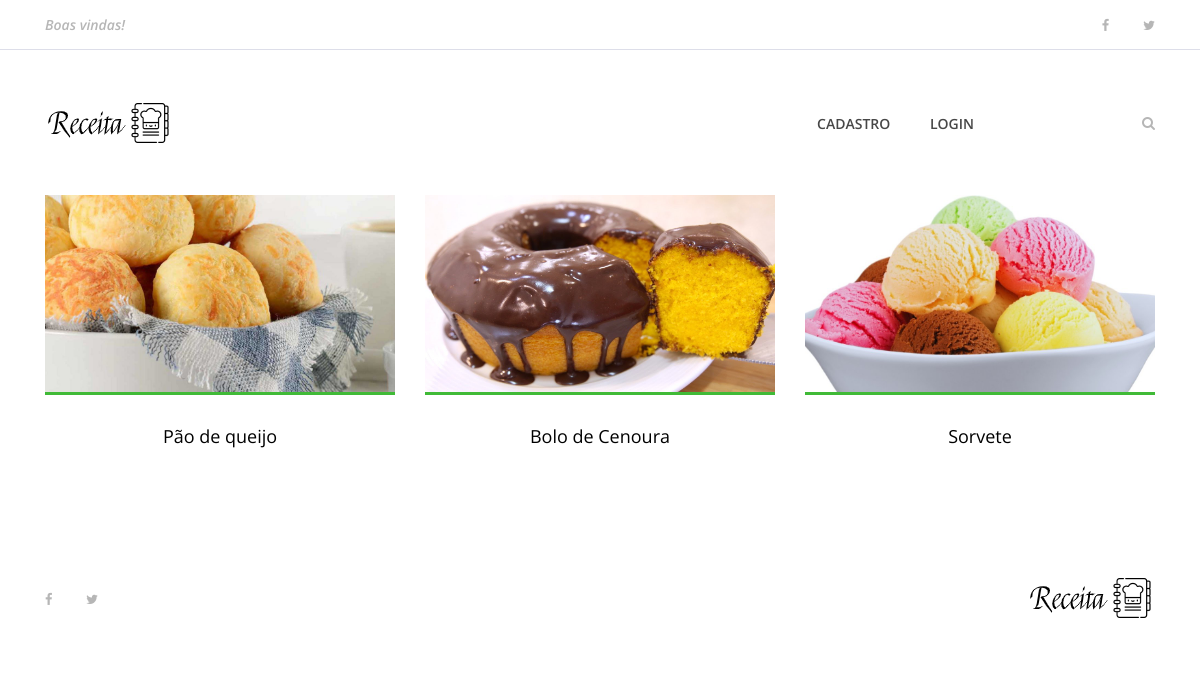
Page /buscar on the earlier database version.
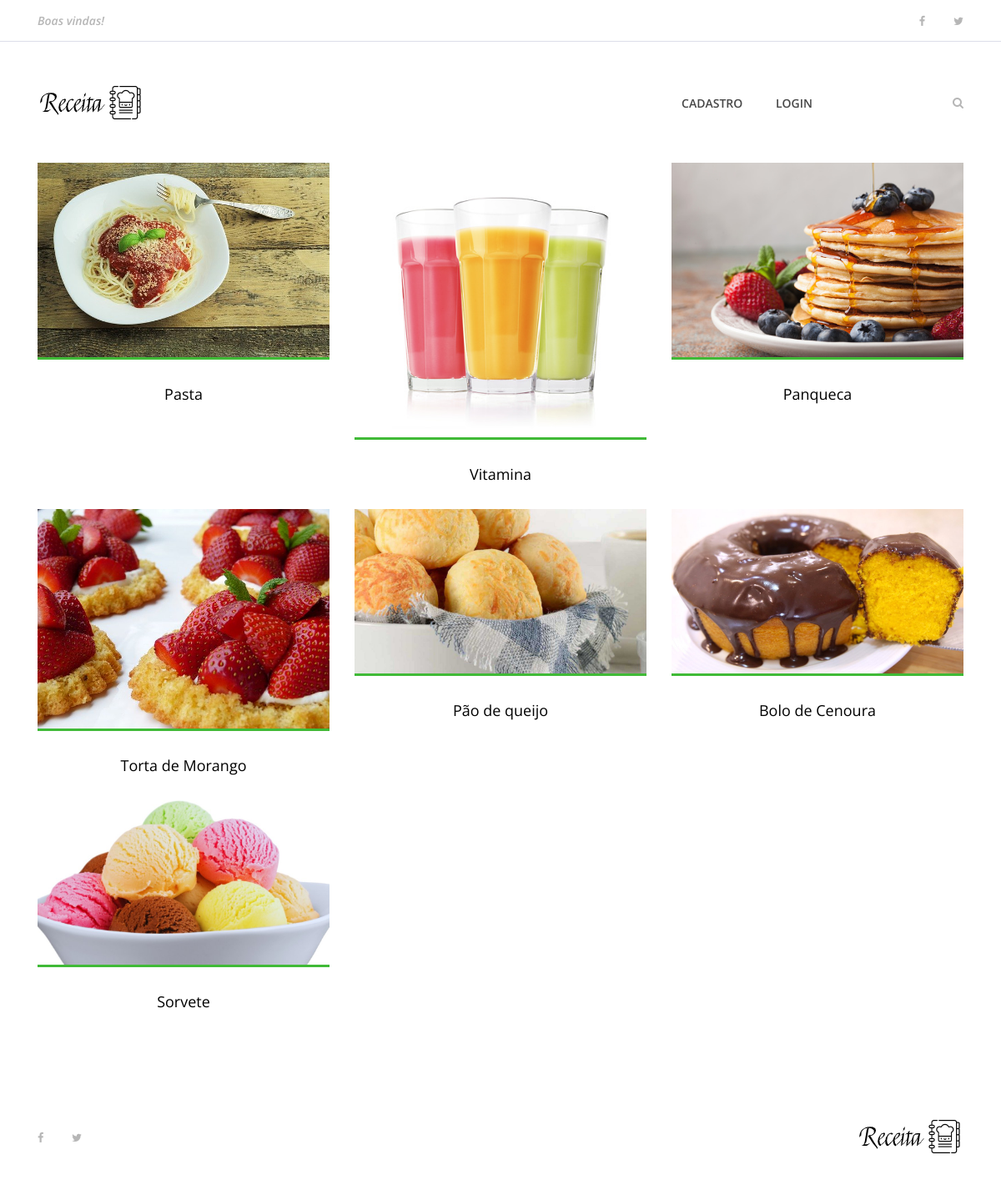
Same page on the later database version.
### receita/models.py (models this page shows, shortened)
class Receita(models.Model):
    pessoa = models.ForeignKey(User, on_delete=models.CASCADE, default='')
    objects = models.Manager
    nome_receita = models.CharField(max_length=200)
    ingredientes = models.TextField()
    modo_preparo = models.TextField()
    tempo_preparo = models.IntegerField()
    rendimento = models.CharField(max_length=100)
    categoria = models.CharField(max_length=100)
    date_receita = models.DateTimeField(default=datetime.now(), blank=True)
    foto_receita = models.ImageField(upload_to='fotos/%d/%m/%Y', blank=True)
    publicada = models.BooleanField(default=False)

### receita/views.py (the view)
# urls.py: path('buscar', views.buscar, name='buscar'),
def buscar(request):
    lista_receitas = Receita.objects.order_by('-date_receita').filter(publicada=True)
    if 'buscar' in request.GET:
        nome_a_procurar = request.GET['buscar']
        if buscar:
            lista_receitas = lista_receitas.filter(nome_receita__icontains=nome_a_procurar)
    dados = {
        'receitas': lista_receitas
    }
    return render(request, 'receitas/buscar.html', dados)

### templates/receitas/buscar.html (shortened to what this page needs)
{% extends 'base.html' %}
{% load static %}
{% block content %}
    {% include 'partials/header.html' %}
    <section class="best-receipe-area">
        <div class="container">
            <div class="row">
                {% if receitas %}
                {% for receita in receitas %}
                <div class="col-12 col-sm-6 col-lg-4">
                    <div class="single-best-receipe-area mb-30">
                        {% if receita.foto_receita == '' %}
                        <img src="{% static 'img/bg-img/foto_receita.png' %}" alt="">
                        {% else %}
                        <img src="{{ receita.foto_receita.url }}" alt="">
                        {% endif %}
                        <div class="receipe-content">
                            <a href="{% url 'receita' receita.id %}">
                                <h5>{{ receita.nome_receita }}</h5>
                            </a>
                        </div>
                    </div>
                </div>
                {% endfor %}
                {% else %}
                <div class="col-12 col-sm-6 col-lg-4">
                    <p>Receita não encontrada</p>
                </div>
                {% endif %}
            </div>
        </div>
    </section>
    {% include 'partials/footer.html' %}
{% endblock %}

Differences in the rows shown:
added Receita: foto_receita (picture), nome_receita "Pasta"
added Receita: foto_receita (picture), nome_receita "Vitamina"
added Receita: foto_receita (picture), nome_receita "Panqueca"
now on this page (row edited): Receita: foto_receita (picture), nome_receita "Torta de Morango"
